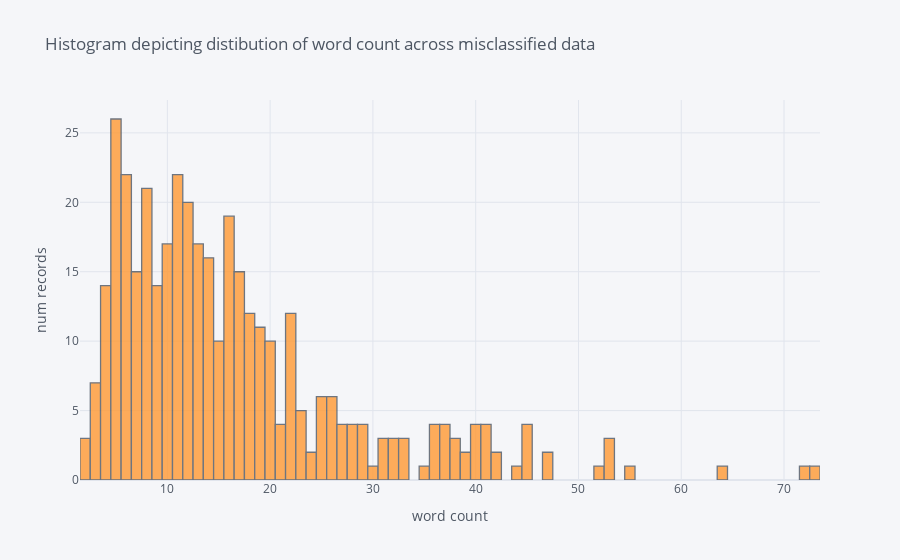

Notebook code cell kept with this figure:
### Code cell
mistakes['word count'] = mistakes['text'].apply(lambda x : len(x.split()))
print('Word count stats:\n\n',mistakes['word count'].describe(),'\n\n')

mistakes['word count'].iplot(kind = 'hist', xTitle = "word count", yTitle = 'num records', 
                            title = "Histogram depicting distibution of word count across misclassified data" ,bins=(100))

### Figure 1 — Plotly figure (JSON) as saved in the notebook; plotly's stock layout.template omitted (floating-point values rounded to 4 significant figures; data arrays with more than 128 entries replaced by an {"elided": "..."} marker saying what was removed)
{"data": [{"histfunc": "count", "histnorm": "", "marker": {"color": "rgba(255, 153, 51, 1.0)", "line": {"color": "#4D5663", "width": 1.3}}, "name": "word count", "nbinsx": 100, "opacity": 0.8, "orientation": "v", "type": "histogram", "x": {"elided": "387 int values"}}], "layout": {"barmode": "overlay", "legend": {"bgcolor": "#F5F6F9", "font": {"color": "#4D5663"}}, "paper_bgcolor": "#F5F6F9", "plot_bgcolor": "#F5F6F9", "title": {"font": {"color": "#4D5663"}, "text": "Histogram depicting distibution of word count across misclassified data"}, "xaxis": {"gridcolor": "#E1E5ED", "showgrid": true, "tickfont": {"color": "#4D5663"}, "title": {"font": {"color": "#4D5663"}, "text": "word count"}, "zerolinecolor": "#E1E5ED"}, "yaxis": {"gridcolor": "#E1E5ED", "showgrid": true, "tickfont": {"color": "#4D5663"}, "title": {"font": {"color": "#4D5663"}, "text": "num records"}, "zerolinecolor": "#E1E5ED"}}}
